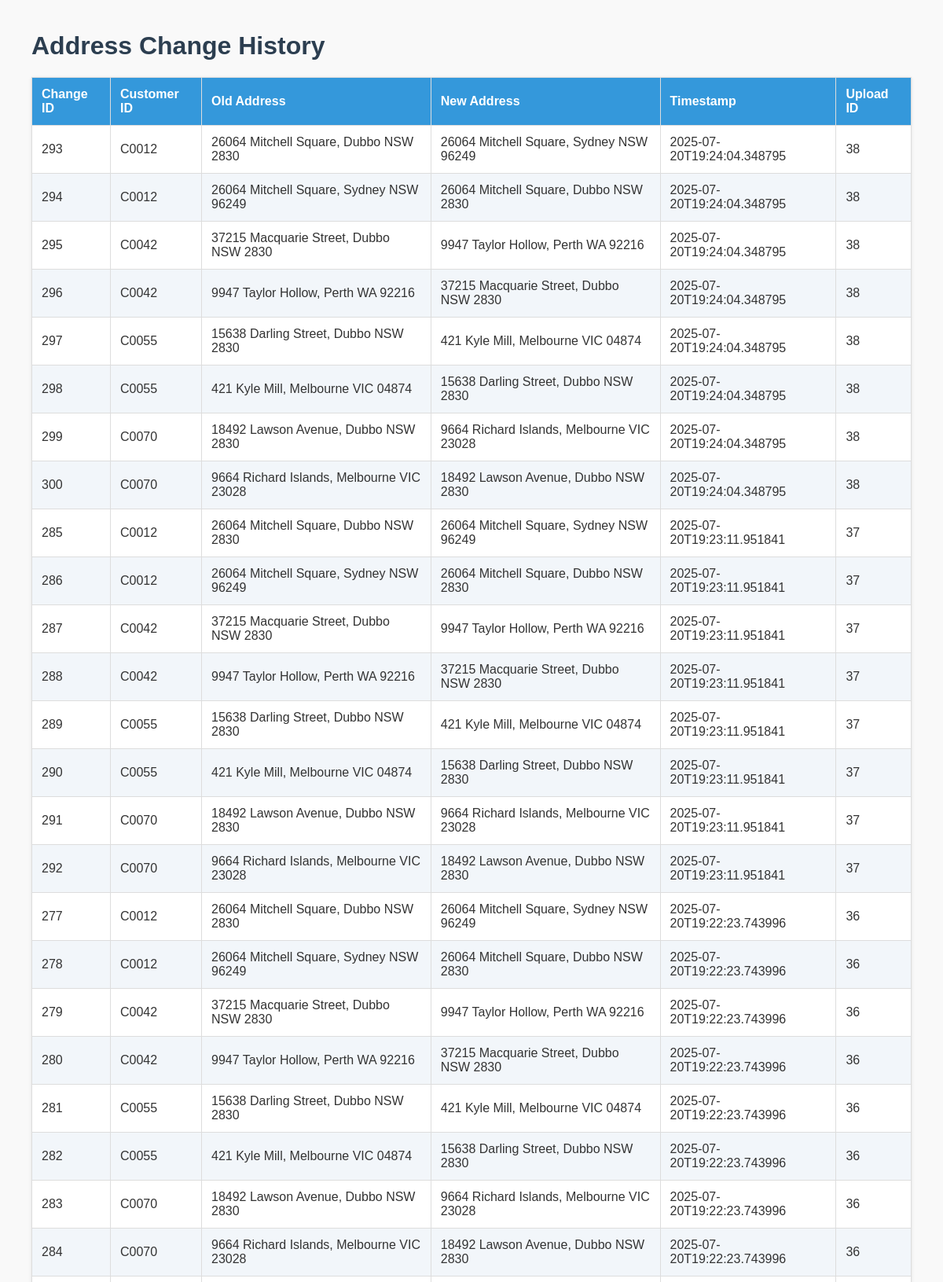
Page /address-changes (upper part) on the committed database.
### tables this page shows
CREATE TABLE address_changes (
        id INTEGER PRIMARY KEY AUTOINCREMENT,
        customer_id TEXT,
        old_address TEXT,
        new_address TEXT,
        change_timestamp TEXT,
        upload_id INTEGER,
        FOREIGN KEY(upload_id) REFERENCES uploads(id)
    );

### app.py (the view)
@app.route('/address-changes')
def view_address_changes():
    cursor.execute('SELECT * FROM address_changes ORDER BY change_timestamp DESC')
    changes = cursor.fetchall()
    return render_template('address_changes.html', changes=changes)

### templates/address_changes.html (shortened to what this page needs)
<!DOCTYPE html>
<html lang="en">
<head>
</head>
<body>
    <h1>Address Change History</h1>
    <table>
        <thead>
            <tr>
                <th>Change ID</th>
                <th>Customer ID</th>
                <th>Old Address</th>
                <th>New Address</th>
                <th>Timestamp</th>
                <th>Upload ID</th>
            </tr>
        </thead>
        <tbody>
            {% for change in changes %}
            <tr>
                <td>{{ change[0] }}</td>
                <td>{{ change[1] }}</td>
                <td>{{ change[2] }}</td>
                <td>{{ change[3] }}</td>
                <td>{{ change[4] }}</td>
                <td>{{ change[5] }}</td>
            </tr>
            {% endfor %}
        </tbody>
    </table>
</body>
</html>

### templates/address_changes.html (style rules this page uses)
body { font-family: Arial, sans-serif; margin: 40px; background-color: #f9f9f9; color: #333; }
h1 { color: #2c3e50; }
table { border-collapse: collapse; width: 100%; margin-bottom: 40px; background: #fff; box-shadow: 0 1px 4px rgba(0,0,0,0.1); }
th, td { padding: 12px; border: 1px solid #ddd; text-align: left; }
th { background-color: #3498db; color: white; }
tr:nth-child(even) { background-color: #f2f6fa; }

### rows in the picture
address_changes: id "293", customer "C0012", old_address "26064 Mitchell Square, Dubbo NSW 2830", new_address "26064 Mitchell Square, Sydney NSW 96249", change_timestamp "2025-07-20T19:24:04.348795", upload "38"
address_changes: id "294", customer "C0012", old_address "26064 Mitchell Square, Sydney NSW 96249", new_address "26064 Mitchell Square, Dubbo NSW 2830", change_timestamp "2025-07-20T19:24:04.348795", upload "38"
address_changes: id "295", customer "C0042", old_address "37215 Macquarie Street, Dubbo NSW 2830", new_address "9947 Taylor Hollow, Perth WA 92216", change_timestamp "2025-07-20T19:24:04.348795", upload "38"
address_changes: id "296", customer "C0042", old_address "9947 Taylor Hollow, Perth WA 92216", new_address "37215 Macquarie Street, Dubbo NSW 2830", change_timestamp "2025-07-20T19:24:04.348795", upload "38"
address_changes: id "297", customer "C0055", old_address "15638 Darling Street, Dubbo NSW 2830", new_address "421 Kyle Mill, Melbourne VIC 04874", change_timestamp "2025-07-20T19:24:04.348795", upload "38"
address_changes: id "298", customer "C0055", old_address "421 Kyle Mill, Melbourne VIC 04874", new_address "15638 Darling Street, Dubbo NSW 2830", change_timestamp "2025-07-20T19:24:04.348795", upload "38"
address_changes: id "299", customer "C0070", old_address "18492 Lawson Avenue, Dubbo NSW 2830", new_address "9664 Richard Islands, Melbourne VIC 23028", change_timestamp "2025-07-20T19:24:04.348795", upload "38"
address_changes: id "300", customer "C0070", old_address "9664 Richard Islands, Melbourne VIC 23028", new_address "18492 Lawson Avenue, Dubbo NSW 2830", change_timestamp "2025-07-20T19:24:04.348795", upload "38"
address_changes: id "285", customer "C0012", old_address "26064 Mitchell Square, Dubbo NSW 2830", new_address "26064 Mitchell Square, Sydney NSW 96249", change_timestamp "2025-07-20T19:23:11.951841", upload "37"
address_changes: id "286", customer "C0012", old_address "26064 Mitchell Square, Sydney NSW 96249", new_address "26064 Mitchell Square, Dubbo NSW 2830", change_timestamp "2025-07-20T19:23:11.951841", upload "37"
address_changes: id "287", customer "C0042", old_address "37215 Macquarie Street, Dubbo NSW 2830", new_address "9947 Taylor Hollow, Perth WA 92216", change_timestamp "2025-07-20T19:23:11.951841", upload "37"
address_changes: id "288", customer "C0042", old_address "9947 Taylor Hollow, Perth WA 92216", new_address "37215 Macquarie Street, Dubbo NSW 2830", change_timestamp "2025-07-20T19:23:11.951841", upload "37"
address_changes: id "289", customer "C0055", old_address "15638 Darling Street, Dubbo NSW 2830", new_address "421 Kyle Mill, Melbourne VIC 04874", change_timestamp "2025-07-20T19:23:11.951841", upload "37"
address_changes: id "290", customer "C0055", old_address "421 Kyle Mill, Melbourne VIC 04874", new_address "15638 Darling Street, Dubbo NSW 2830", change_timestamp "2025-07-20T19:23:11.951841", upload "37"
address_changes: id "291", customer "C0070", old_address "18492 Lawson Avenue, Dubbo NSW 2830", new_address "9664 Richard Islands, Melbourne VIC 23028", change_timestamp "2025-07-20T19:23:11.951841", upload "37"
address_changes: id "292", customer "C0070", old_address "9664 Richard Islands, Melbourne VIC 23028", new_address "18492 Lawson Avenue, Dubbo NSW 2830", change_timestamp "2025-07-20T19:23:11.951841", upload "37"
address_changes: id "277", customer "C0012", old_address "26064 Mitchell Square, Dubbo NSW 2830", new_address "26064 Mitchell Square, Sydney NSW 96249", change_timestamp "2025-07-20T19:22:23.743996", upload "36"
address_changes: id "278", customer "C0012", old_address "26064 Mitchell Square, Sydney NSW 96249", new_address "26064 Mitchell Square, Dubbo NSW 2830", change_timestamp "2025-07-20T19:22:23.743996", upload "36"
address_changes: id "279", customer "C0042", old_address "37215 Macquarie Street, Dubbo NSW 2830", new_address "9947 Taylor Hollow, Perth WA 92216", change_timestamp "2025-07-20T19:22:23.743996", upload "36"
address_changes: id "280", customer "C0042", old_address "9947 Taylor Hollow, Perth WA 92216", new_address "37215 Macquarie Street, Dubbo NSW 2830", change_timestamp "2025-07-20T19:22:23.743996", upload "36"
address_changes: id "281", customer "C0055", old_address "15638 Darling Street, Dubbo NSW 2830", new_address "421 Kyle Mill, Melbourne VIC 04874", change_timestamp "2025-07-20T19:22:23.743996", upload "36"
address_changes: id "282", customer "C0055", old_address "421 Kyle Mill, Melbourne VIC 04874", new_address "15638 Darling Street, Dubbo NSW 2830", change_timestamp "2025-07-20T19:22:23.743996", upload "36"
address_changes: id "283", customer "C0070", old_address "18492 Lawson Avenue, Dubbo NSW 2830", new_address "9664 Richard Islands, Melbourne VIC 23028", change_timestamp "2025-07-20T19:22:23.743996", upload "36"
address_changes: id "284", customer "C0070", old_address "9664 Richard Islands, Melbourne VIC 23028", new_address "18492 Lawson Avenue, Dubbo NSW 2830", change_timestamp "2025-07-20T19:22:23.743996", upload "36"
